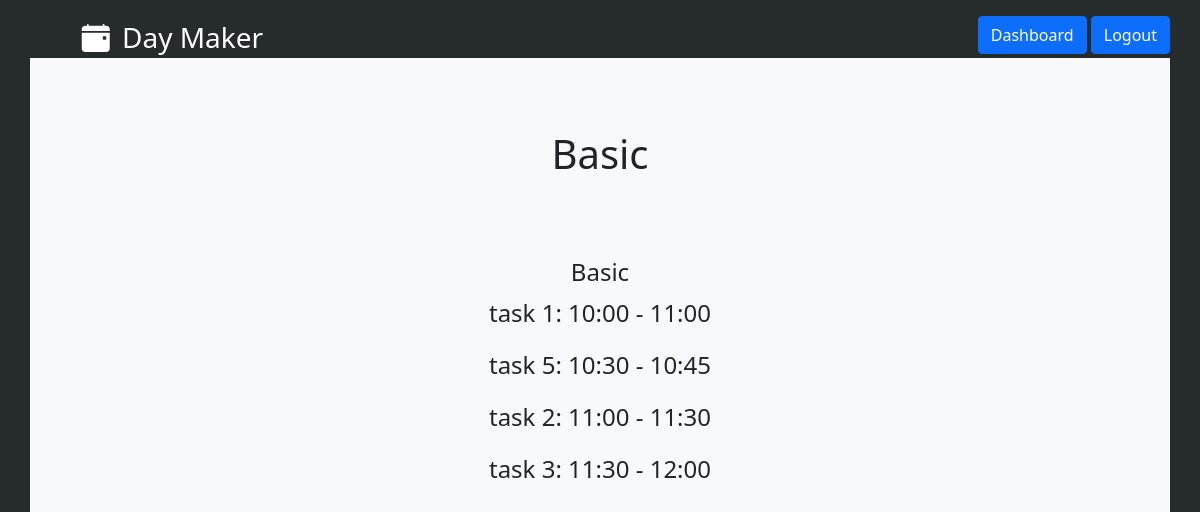
The page /view_template/Basic (signed in) on the database its author committed.
### models.py (models this page shows)
class Template(db.Model):
    id = db.Column(db.Integer, primary_key = True)
    name = db.Column(db.String(25), index=True)
    todos = db.relationship('Todo', backref='template', lazy='dynamic', cascade='all, delete, delete-orphan')
    schedules = db.relationship('Schedule', backref='template', lazy='dynamic', cascade='all, delete, delete-orphan')
    user_id = db.Column(db.Integer, db.ForeignKey('user.id'))

class Todo(db.Model):
    id = db.Column(db.Integer, primary_key = True)
    notes = db.Column(db.String(200))
    start_time = db.Column(db.Time)
    end_time = db.Column(db.Time)
    task_id = db.Column(db.Integer, db.ForeignKey('task.id'))
    template_id = db.Column(db.Integer, db.ForeignKey('template.id'))
    task = db.relationship('Task', overlaps="todos")

class Task(db.Model):
    id = db.Column(db.Integer, primary_key = True)
    title = db.Column(db.String(50), index = True)
    user_id = db.Column(db.Integer, db.ForeignKey('user.id'))
    todos = db.relationship('Todo', lazy='dynamic', cascade='all, delete, delete-orphan')

### routes.py (the view)
@app.route('/view_template/<template>')
@login_required
def view_template(template):
    current_template = Template.query.filter_by(user_id=current_user.id, name=template).first()
    todos = Todo.query.filter_by(template_id=current_template.id).all()
    return render_template('view_template.html', template=template, todos=todos)

### routes.py (called while the page is built)
@login_manager.user_loader
def load_user(id):
    return User.query.get(int(id))

### templates/view_template.html (shortened to what this page needs)
{% extends 'base.html' %}
{% block content %}
    <div class="container h-100 bg-light">
        <div class="row justify-content-center align-items-center h-25">
            <div class="col-6 text-center">
                <h1>{{ template }}</h1>
            </div>
        </div>
        <div class="row justify-content-center align-items-center">
            <div class="col-6 text-center">
                <h4>{{ template }}</h4>
                {% for todo in todos|sort(attribute='start_time') %}
                <p class="fs-4">{{ todo.task.title }}: {{ todo.start_time.strftime("%H:%M") }} - {{ todo.end_time.strftime("%H:%M") }} </h4>
                {% endfor %}
            </div>
        </div>
    </div>
{% endblock %}

### templates/base.html (shortened to what this page needs)
<!DOCTYPE html>
<html lang="en">
<head>
    {% block head %}
    <link href="https://cdn.jsdelivr.net/npm/bootstrap@5.0.1/dist/css/bootstrap.min.css" rel="stylesheet">
    <link rel="stylesheet" href="https://cdn.jsdelivr.net/npm/bootstrap-icons@1.5.0/font/bootstrap-icons.css">
    <link rel="stylesheet" href="../static/styles.css">
    {% endblock %}
</head>
<body >
  <header class="container pt-3">
    <div class="row">
      <div class="col-3 text-center">
        <a href="{{url_for('home')}}">
          <i class="bi bi-calendar-event-fill text-white fs-3"></i>
          <span class="fs-3 ms-2 text-white">Day Maker</span>
        </a>
      </div>
      <div class="col-9 pe-0">
          <div class="ms-auto text-white text-end">
            {% if current_user.is_authenticated %}
            <span class="btn btn-primary"><a class="text-white" href="{{url_for('dashboard')}}">Dashboard</a></span>
            <span class="btn btn-primary"><a class="text-white" href="{{url_for('logout')}}">Logout</a></span>
            {% endif %}
          </div>
      </div>
    </div>
  </header>
  {% block content %}{% endblock %}
</body>
</html>

### static/styles.css (style rules this page uses)
html, body { height: 100%; background-color: #262C2C; }
a { text-decoration: none; color: black; }

### rows shown on the page
Template: name "Basic"
Todo: task "task 1", start_time "10:00", end_time "11:00"
Todo: task "task 5", start_time "10:30", end_time "10:45"
Todo: task "task 2", start_time "11:00", end_time "11:30"
Todo: task "task 3", start_time "11:30", end_time "12:00"
